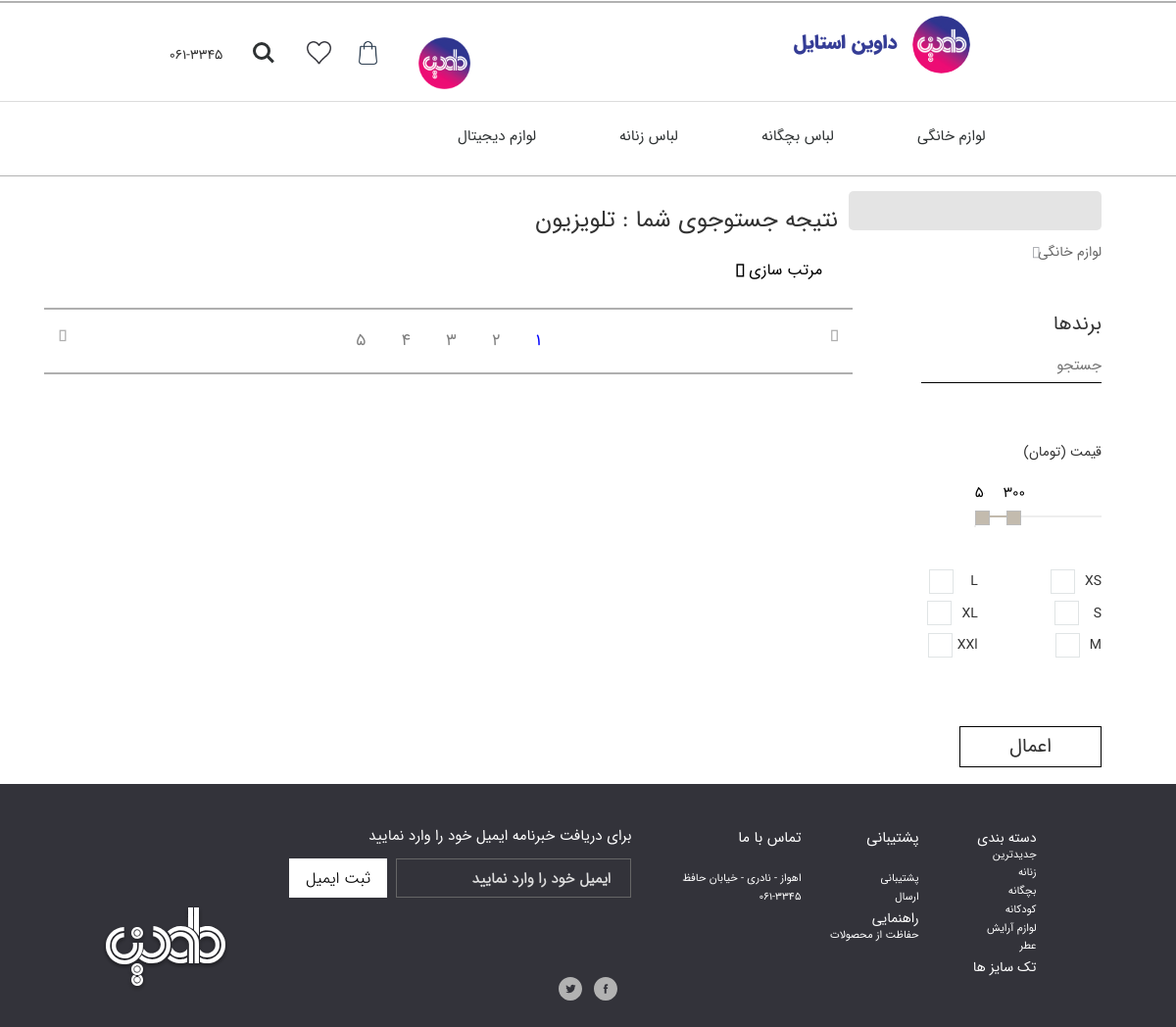
The app's page /davinShope/search.php?subId=20190905202951872617 with its own data.
### tables this page shows
CREATE TABLE IF NOT EXISTS `category` (
  `catId` varchar(20) NOT NULL,
  `catName` varchar(30) NOT NULL,
  `catRegDate` varchar(10) NOT NULL,
  `catRegTime` varchar(8) NOT NULL,
  `catAdminId` varchar(20) NOT NULL,
  `catImg` varchar(20) NOT NULL,
  PRIMARY KEY (`catId`)
);

CREATE TABLE IF NOT EXISTS `subcategory` (
  `subId` varchar(20) NOT NULL,
  `subName` varchar(20) NOT NULL,
  `subCatId` varchar(20) NOT NULL,
  `subRegDate` varchar(10) NOT NULL,
  `subRegTime` varchar(8) NOT NULL,
  `subAdminId` varchar(20) NOT NULL,
  PRIMARY KEY (`subId`)
);

### davinShope/admin/class/dataBase.php (called while the page is built, shortened)
<?php
    class  dataBase
    {
        public static $dbName = 'davinRasool';
        public static $dbUserName = 'root';
        public static $dbPassword = '';
        public static $dbAddress = 'localHost';
        public static $NUM_ROW = 2;
        public static function connection()
        {
            $connection = mysqli_connect(dataBase::$dbAddress,
                dataBase::$dbUserName,
                dataBase::$dbPassword,
                dataBase::$dbName
            );
            mysqli_set_charset($connection, "utf8");
            return $connection;
        }
        public static function Query($StringQuery,$result=null){
            $query =
                mysqli_query
                (dataBase::connection(),
                    "$StringQuery"
                );
            if($result==dataBase::$NUM_ROW){
                return mysqli_num_rows($query);
            }
            return $query;
        }
}

### davinShope/search.php (the view, shortened to what this page needs)
<?php
include "inc/header.php";
$id = $_GET['subId'];
?>
<div class="col-lg-12 col-md-12 col-sm-12 col-xs-12" id="line92"></div>
<?php
$sub = $db::Query("SELECT * FROM subcategory WHERE  subId='$id'");
$fetch = mysqli_fetch_assoc($sub);
?>
<div class="col-lg-12 col-md-12 col-sm-12 col-xs-12" style="margin-top: 1%">
    <div class="container-fluid ioioioioioi">
        <div class="col-lg-9 col-md-9 col-sm-12 col-xs-12">
            <div class="col-lg-12 col-md-12 col-sm-12 col-xs-12" style="text-align: right">
                <h3>نتیجه جستوجوی شما : <?php echo $fetch['subName'] ?></h3>
                <ul onclick="myFunction()" class="dropbtn">مرتب سازی <i class="fas fa-angle-down"></i>
                </ul>
            </div>
            <div class="col-lg-12 col-md-12 col-sm-12 col-xs-12" style="border-bottom: 2px solid #AFAFAF"></div>
            <div class="col-lg-12 col-md-12 col-sm-12 col-xs-12" style="text-align: center">
                <div>
                    <a href="#" style="float: right;margin-top: 2%"><i class="fas fa-long-arrow-alt-right"
                                                                       style="color:#AFAFAF"></i></a>
                    <a href="#" style="float: left;margin-top: 2%"><i class="fas fa-long-arrow-alt-left"
                                                                      style="color:#AFAFAF"></i></a>
                    <div class="pagination">
                        <a href="#">1</a>
                        <a href="#">2</a>
                        <a href="#">3</a>
                        <a href="#">4</a>
                        <a href="#">5</a>
                    </div>
                </div>
            </div>
            <div class="col-lg-12 col-md-12 col-sm-12 col-xs-12" style="border-bottom: 2px solid #AFAFAF"></div>
        </div>
        <div class="col-lg-3 col-md-3 col-sm-12 col-xs-12" id="mKIngShet">
            <div class="row">
                <div style="width: max-content">
                    <div id="searching">
                        <input type="search" onfocus="changeColor()" autoFocus>
                    </div>
                    <div class="qw">
                        <div class="drop-down6 qw">
                            <div class="drop-down-button6 open-close1">
                                <?php
                                $cat = $db::Query("SELECT * FROM category,subcategory WHERE catId=subCatId AND subId='$id'");
                                $fetch = mysqli_fetch_assoc($cat);
                                ?>
                                <span class="drop-down-title1"><?php echo $fetch['catName']?></span>
                            </div>
                        </div>
                    </div>
                    <br><br>
                    <div>
                        <p class="classPbErand">برندها</p>
                        <div id="the-basics">
                            <input class="typeahead" type="text" placeholder="جستجو" style="width: 100%">
                        </div>
                    </div>
                    <br><br><br>
                    <div style="     width: 50%;
    height: 100px;">
                        <p style="direction: rtl;text-align: right">قیمت (تومان)</p>
                        <div>
                            <div>
                                <div class="slider-container">
                                </div>
                            </div>
                        </div>
                    </div>
                    <br>
                    <div style="    width: 258px">
                        <div class="checkbox">
                            <label>
                                XS
                                <span class="checkbox-icon-wrapper">
    </span>
                            </label>
                        </div>
                        <div class="checkbox">
                            <label>
                                L
                                <span class="checkbox-icon-wrapper" style="    margin-right:17%;">
    </span>
                            </label>
                        </div>
                        <div class="checkbox">
                            <label>
                                S
                                <span class="checkbox-icon-wrapper" style="    margin-right: 14%;
">
    </span>
                            </label>
                        </div>
                        <div class="checkbox">
                            <label>
                                XL
                                <span class="checkbox-icon-wrapper">
    </span>
                            </label>
                        </div>
                        <div class="checkbox">
                            <label>
                                M
                                <span class="checkbox-icon-wrapper">
    </span>
                            </label>
                        </div>
                        <div class="checkbox">
                            <label>
                                XXl
                                <span class="checkbox-icon-wrapper" style="    margin-right: 5%;">
    </span>
                            </label>
                        </div>
                    </div>
                    <br><br><br>
                    <button style="        background: #fff;
    border: 1px solid black;
    padding-right: 50px;
    padding-left: 50px;
    padding-top: 6px;
    font-size: 20px;
    padding-bottom: 5px;
    margin-bottom: 17px;">اعمال
                    </button>
                </div>
            </div>
        </div>
    </div>
</div>
<div class="col-lg  -12 col-md-12 col-sm-12 col-xs-12" id="line232">
    <div class="col-lg-12 col-md-12 col-sm-12 col-xs-12" id="line233"></div>
    <div class="col-lg-1 col-md-1 col-sm-1 col-xs-1"></div>
    <div class="col-lg-6 col-md-6 ">
        <div class="col-lg-11 col-md-11" id="line237">
            <h4 class="footer-title" id="line238">برای دریافت خبرنامه ایمیل خود را وارد نمایید</h4>
            <div style=";padding: 0;">
                <input type="text" placeholder="ایمیل خود را وارد نمایید" class="inputline73">
                <input type="button" value="ثبت ایمیل" class="buttonline73" id="line241">
            </div>
        </div>
    </div>
    <br>
    <div class="col-lg-4 col-md-4 visible-lg visible-md">
        <div class="col-lg-4 col-md-4 ">
            <div class="col-lg-12 col-md-12 " id="line265">
                <ul id="line266">
                    <li id="line267">تماس با ما</li>
                    <li id="line268">اهواز - نادری - خیابان حافظ</li>
                    <li id="line269">061-3345</li>
                </ul>
            </div>
        </div>
        <div class="col-lg-4 col-md-4 ">
            <div class="col-lg-12 col-md-12" id="line275">
                <ul id="line276">
                    <li id="line277">پشتیبانی</li>
                    <li id="line278" onclick="" class="liclick">پشتیبانی</li>
                    <li id="line279" onclick="" class="liclick">ارسال</li>
                    <li id="line280" onclick="" class="liclick">راهنمایی</li>
                    <li id="line281" onclick="" class="liclick">حفاظت از محصولات</li>
                </ul>
            </div>
        </div>
        <div class="col-lg-4 col-md-4 ">
            <div class="col-lg-12 col-md-12" id="line288">
                <ul id="line289">
                    <li id="line290">دسته بندی</li>
                    <li id="line291" onclick="" class="liclick">جدیدترین</li>
                    <li id="line292" onclick="" class="liclick">زنانه</li>
                    <li id="line293" onclick="" class="liclick">بچگانه</li>
                    <li id="line294" onclick="" class="liclick">کودکانه</li>
                    <li id="line295" onclick="" class="liclick">لوازم آرایش</li>
                    <li id="line296" onclick="" class="liclick">عطر</li>
                    <li id="line297" onclick="" class="liclick">تک سایز ها</li>
                </ul>
            </div>
        </div>
    </div>
    <div class="col-lg-1 col-md-1 visible-lg visible-md"></div>
    <div class="col-lg-1 col-md-1 col-sm-1 col-xs-1"></div>
    <div class="col-md-12 col-lg-12 visible-lg visible-md" style="margin-bottom: 20px">
        <div class="col-lg-6 col-md-6">
            <img src="img/davinFooter.svg" id="line350">
            <a href="https://google.com"><img src="img/Twitter%20Icon@1.5x.svg" class="liclick" id="line351"></a>
        </div>
        <div class="col-lg-6 col-md-6">
            <a href="https://google.com"><img src="img/Facebook%20Icon%20@1.5x.svg" class="liclick" id="line354"></a>
        </div>
    </div>
</div>
</body>
</html>

### davinShope/inc/header.php (shortened to what this page needs)
<!DOCTYPE html>
<html lang="en">
<head>
    <link rel="stylesheet" href="css/mystyle2.css">
    <link rel="stylesheet" href="css/Active5.css">
    <link rel="stylesheet" href="https://cdnjs.cloudflare.com/ajax/libs/font-awesome/4.7.0/css/font-awesome.min.css">
    <link href="css/swiper.min.css" rel="stylesheet">
    <link href="css/CSSfnts.css" rel="stylesheet">
    <link href="css/mystyle.css" rel="stylesheet">
    <link href="css/Active4.css" rel="stylesheet">
    <link rel="stylesheet" href="https://use.fontawesome.com/releases/v5.5.0/css/all.css"
>
    <link rel="stylesheet" href="css/css.css">
    <link rel="stylesheet" href="css/style.css">
    <link rel="stylesheet" href="css/mestyle.css">
    <link rel="stylesheet" href="css/css.css">
</head>
<body>
<div class="col-xl-12 col-lg-12 col-md-12 col-sm-12 col-xs-12" style="    margin: 0;
    padding: 0;overflow: hidden">
    <div class="col-lg-12 col-md-12 col-sm-12 col-xs-12" style="padding-left: 0;padding-right: 0">
        <div class="col-lg-1 col-md-1 visible-lg visible-md"></div>
        <div class="col-lg-3 col-md-3 visible-lg visible-md" id="line27">
            <div class="col-lg-5 col-md-5 col-sm-12 col-xs-12" id="line28">
                <p>061-3345</p>
            </div>
            <div class="col-lg-7 col-md-7 col-sm-8 col-xs-8" id="line31">
                <a href="ShoppingBoX.php"><img src="img/bag@2x.png" class="imgline32"></a>
                <a href="favoraite.html"> <img src="img/heart@2x.png" class="imgline32"></a>
                <li><a class="cd-search-trigger" href="#cd-search"><span></span></a></li>
            </div>
        </div>
        <div class="col-md-3 col-lg-3 visible-lg visible-md" id="line37">
            <?php
        include "admin/class/dataBase.php";
        $db = new dataBase();
        if(isset($_SESSION['loginUser']) && $_SESSION['loginUser']==true) {
            $username = $_SESSION['userId'];
            $select = $db::Query("SELECT * FROM user WHERE userId='$username'");
            $row = mysqli_fetch_assoc($select);
            echo '<a href="EditProfile.html">
                <div class="col-lg-6 col-md-6 col-sm-12 col-xs-12" id="line38">
                    <p id="line39">'.$row['userName'].' ، خوش آمدید</p>
                </div>
                </a>'?>
                <?php }else{
                echo '<a href="Login.php">
                <div class="col-lg-6 col-md-6 hidden-sm hidden-xs" ID="line41">
                    <img src="img/logo.png" id="line42">
                </div>
            </a>';
            ?>
            <?php } ?>
        </div>
        <div class="col-lg-4 col-md-4 visible-lg visible-md">
            <a href="index.php">
                <div id="line46">
                    <img src="img/logo.png" ID="line47">
                    <h4 id="line48">داوین استایل</h4>
                </div>
            </a>
        </div>
        <div class="col-lg-1 col-md-1 visible-lg visible-md"></div>
    </div>
    <div class="col-lg-12 col-md-12 col-sm-12 col-xs-12" id="line75"></div>
    <div class="col-lg-12 col-md-12 col-sm-12 col-xs-12">
        <nav class="cd-nav">
            <ul id="cd-primary-nav" class="cd-primary-nav is-fixed">
                <?php
                $cat = $db::Query("SELECT * FROM category");
                while ($fetch = mysqli_fetch_assoc($cat)){
                    ?>
                    <li class="has-children">
                        <a style="text-decoration: none" href="#"><?php echo $fetch['catName']?></a>
                    </li>
                    <?php
                }
                ?>
            </ul>
        </nav>
    </div>

### davinShope/css/css.css (style rules this page uses)
* , body , body:before , body:after , *:after ,*:before , html , html:before , html:after { margin: 0; padding: 0; font-family: IRANSANSFANNUMUlFaNum !important; }

### davinShope/css/mestyle.css (style rules this page uses)
body { font-family: IRANSANSFANNUMUlFaNum !important; direction: rtl; }
body { -webkit-user-select: none; -moz-user-select: none; -ms-user-select: none; user-select: none; }
input[placeholder] { font-family: IRANSANSFANNUMUlFaNum !important; }
* { box-sizing: border-box; }
body { margin: 0; font-family: IRANSans; }
.row { padding: 0 4px; }

### records on screen
category: catName "لوازم دیجیتال"
category: catName "لباس زنانه"
category: catName "لباس بچگانه"
category: catName "لوازم خانگی"
subcategory: subName "تلویزیون"
